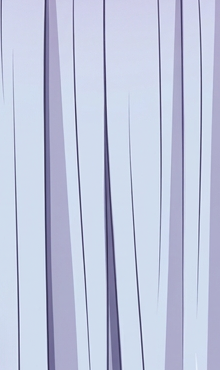
#> input picture docs/qa/t67_71_source_trace_2026-11-05/wip_masked_inpaint_attempt_v2/101_hair_long_back_v2_texture_donor_crop.png, 220 x 370 px, given in place of hair_hood_long@2x.png, which was not available
$ python make_layered_backfill_candidate.py
#> lines starting #> are read from the running program, lines starting #| are printed output that depends on the picture; after the words box and inside, x2 and y2 are one past the last pixel; in counts of white or black regions, pixels touching at a corner belong together
#!/usr/bin/env python3
"""切成前发清洁层 + 手工推断后发补片，均 WIP；不碰生产。"""
from pathlib import Path
import json, math
from PIL import Image, ImageChops, ImageDraw
BASE=Path(__file__).resolve().parent; ROOT=Path(__file__).resolve().parents[4]
SRC=ROOT/'characters/xiaoxun/forms/teen/sprites/hair_hood_long@2x.png'
POLYS=BASE/'manual_artifact_polygons_v2.json'
CLEAN=BASE/'43_layered_clean_front_hair_wip.png'; PATCH=BASE/'44_layered_manual_backfill_wip.png'
REPORT=BASE/'45_layered_backfill_metrics.json'; S=4
BOXES={'left':(51,849,396,1368),'right':(736,849,1081,1368)}

def cubic(P,n=140):
 p0,p1,p2,p3=P; o=[]
 for i in range(n+1):
  t=i/n; u=1-t
  o.append((u**3*p0[0]+3*u*u*t*p1[0]+3*u*t*t*p2[0]+t**3*p3[0],u**3*p0[1]+3*u*u*t*p1[1]+3*u*t*t*p2[1]+t**3*p3[1]))
 return o

def width_at(t,widths):
 a,m,b=widths
 if t<.5: q=t*2; return a*(1-q)+m*q
 q=(t-.5)*2; return m*(1-q)+b*q

def ribbon_polygon(points,widths):
 l=[]; r=[]; n=len(points)
 for i,(x,y) in enumerate(points):
  j0=max(0,i-1); j1=min(n-1,i+1); dx=points[j1][0]-points[j0][0]; dy=points[j1][1]-points[j0][1]
  length=max(math.hypot(dx,dy),1e-6); nx=-dy/length; ny=dx/length; w=width_at(i/(n-1),widths)
  l.append(((x+nx*w/2)*S,(y+ny*w/2)*S)); r.append(((x-nx*w/2)*S,(y-ny*w/2)*S))
 return l+r[::-1]

def offset(points,amt):
 o=[]
 for i,(x,y) in enumerate(points):
  j0=max(0,i-1); j1=min(len(points)-1,i+1); dx=points[j1][0]-points[j0][0]; dy=points[j1][1]-points[j0][1]
  le=max(math.hypot(dx,dy),1e-6); o.append((x-dy/le*amt,y+dx/le*amt))
 return o

def lerp(a,b,t): return tuple(round(x*(1-t)+y*t) for x,y in zip(a,b))

def gradient(size):
 W,H=size; im=Image.new('RGBA',(W*S,H*S)); px=im.load()
 top=(211,199,221,255); mid=(194,194,222,255); bot=(171,190,219,255)
 for y in range(H*S):
  t=y/(H*S-1); c=lerp(top,mid,min(t/.62,1)) if t<.62 else lerp(mid,bot,(t-.62)/.38)
  for x in range(W*S): px[x,y]=c
 return im

def strand(canvas,grad,curve,widths,hi,shadow):
 pts=cubic(curve); poly=ribbon_polygon(pts,widths)
 mask=Image.new('L',canvas.size,0); ImageDraw.Draw(mask).polygon(poly,fill=255)
 canvas.alpha_composite(Image.composite(grad,Image.new('RGBA',canvas.size,(0,0,0,0)),mask))
 d=ImageDraw.Draw(canvas); mid=widths[1]
 # Hairline accents are low-contrast and follow curved flow; no black outlines are invented.
 h=offset(pts,-mid*.10); sh=offset(pts,mid*.27)
 d.line([(x*S,y*S) for x,y in h],fill=hi,width=max(S,int(mid*.09*S)),joint='curve')
 d.line([(x*S,y*S) for x,y in sh],fill=shadow,width=max(S,int(mid*.045*S)),joint='curve')

source=Image.open(SRC).convert('RGBA'); pdoc=json.loads(POLYS.read_text(encoding='utf-8'))
#> (reads docs/qa/t67_71_source_trace_2026-11-05/wip_masked_inpaint_attempt_v2/manual_artifact_polygons_v2.json from the repository)
clean=source.copy(); patch_full=Image.new('RGBA',source.size,(0,0,0,0)); region_full=Image.new('L',source.size,0)
#> after `patch_full = Image.new('RGBA', source.size, (0, 0, 0, 0))`: patch_full: PIL image 220x370 RGBA; every value is 0
#> after `region_full = Image.new('L', source.size, 0)`: region_full: PIL image 220x370 L; every value is 0
curves={
 'left':[
  ([(165,247),(188,287),(205,338),(177,449)],(8,76,2),(240,235,247,235),(142,144,176,205)),
  ([(145,265),(145,330),(119,396),(91,445)],(5,38,1),(236,232,247,225),(148,147,179,195)),
  ([(234,282),(229,343),(251,399),(260,446)],(4,39,1),(242,238,250,220),(151,148,181,190)),
 ],
 'right':[
  ([(180,247),(157,287),(140,338),(168,449)],(8,76,2),(240,235,247,235),(142,144,176,205)),
  ([(200,265),(200,330),(226,396),(254,445)],(5,38,1),(236,232,247,225),(148,147,179,195)),
  ([(111,282),(116,343),(94,399),(85,446)],(4,39,1),(242,238,250,220),(151,148,181,190)),
 ]
}
alpha_removed=0; patch_px=0; roi_px=0
for side,box in BOXES.items():
 x0,y0,x1,y1=box; size=(x1-x0,y1-y0)
 if size!=(345,519): raise SystemExit(f'crop mapping changed {side}: {size}')
 hi=Image.new('L',(size[0]*S,size[1]*S),0); md=ImageDraw.Draw(hi)
 for poly in pdoc['polygons'][side]: md.polygon([(x*S,y*S) for x,y in poly],fill=255)
 roi=hi.resize(size,Image.Resampling.LANCZOS)
 base=source.crop(box); cleared=base.copy(); cleared.putalpha(ImageChops.multiply(base.getchannel('A'),ImageChops.invert(roi)))
 clean.paste(Image.composite(cleared,base,roi),(x0,y0))
 grad=gradient(size); work=Image.new('RGBA',(size[0]*S,size[1]*S),(0,0,0,0))
 for curve,widths,hi_color,sh_color in curves[side]: strand(work,grad,curve,widths,hi_color,sh_color)
 patch=work.resize(size,Image.Resampling.LANCZOS); patch.putalpha(ImageChops.multiply(patch.getchannel('A'),roi))
 patch_full.alpha_composite(patch,(x0,y0)); region_full.paste(roi,(x0,y0))
 alpha_removed += sum(a!=b for a,b in zip(base.getchannel('A').tobytes(),cleared.getchannel('A').tobytes()))
 patch_px += sum(v>24 for v in patch.getchannel('A').tobytes()); roi_px += sum(v>0 for v in roi.tobytes())
#> this loop made 2 passes
#> (alpha_removed, patch_px, roi_px) on passes 1 to 2: (0, 12170, 22545), (0, 23832, 47311)
#> pass 1, `roi=hi.resize(size,Image.Resampling.LANCZOS)`:
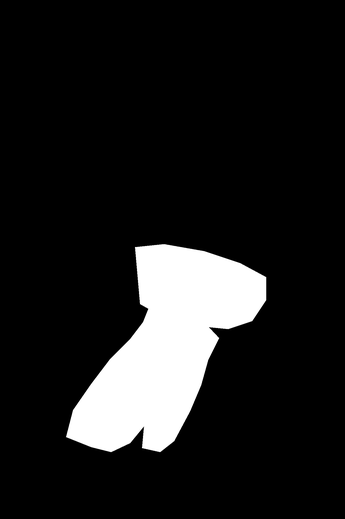
#> roi: PIL image 345x519 L; min 0, max 255, mean 30.4
#> after the loop:
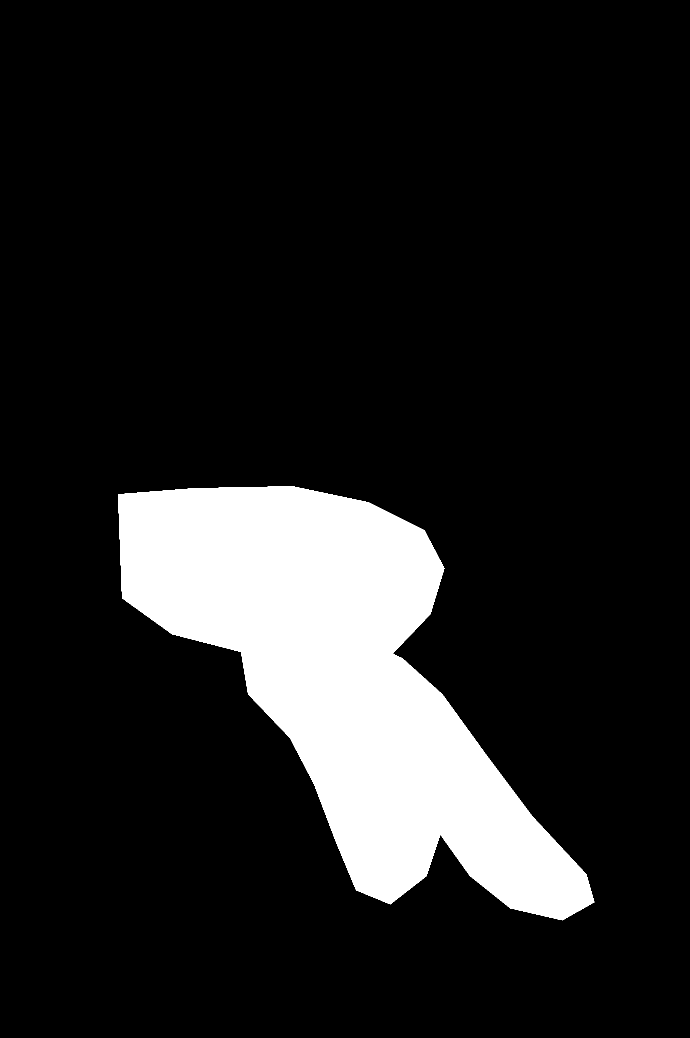
#> hi: PIL image 1380x2076 L (shown at 1/2 size); 13.1% white; 1 white region, box (x1, y1, x2, y2) and area: (236, 972, 1189, 1841) 375697
#> after the loop:
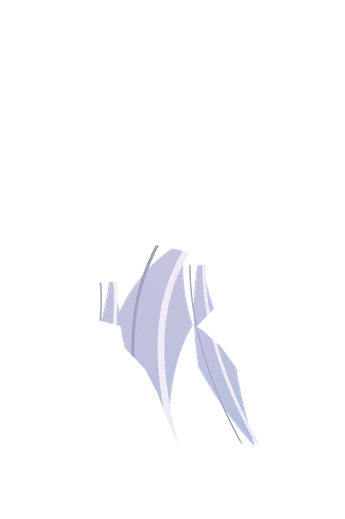
#> patch: PIL image 345x519 RGBA; mean R, G, B, A 20.8, 21, 23.9, 15.4; transparent parts drawn white
#> after the loop:
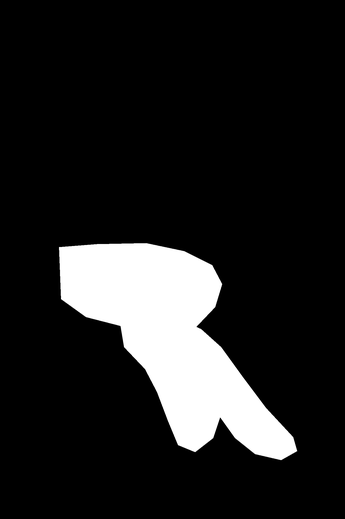
#> roi: PIL image 345x519 L; min 0, max 255, mean 33.4
#> after the loop:
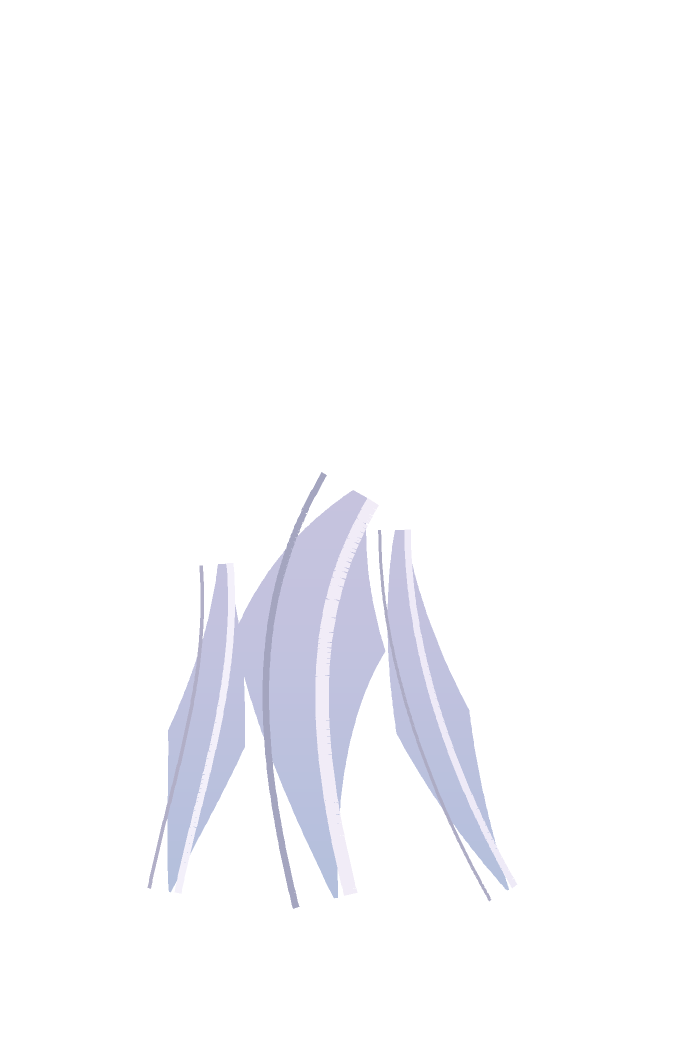
#> work: PIL image 1380x2076 RGBA (shown at 1/2 size); mean R, G, B, A 18, 18.2, 20.6, 22.9; transparent parts drawn white
#> after the loop, alpha_removed = 0; patch_px = 23832; roi_px = 47311
# Clean front layer changes only within visible artifact polygons.
diff=ImageChops.difference(source,clean); allowed=region_full.point(lambda v:255 if v>0 else 0)
out=ImageChops.multiply(ImageChops.invert(allowed),ImageChops.lighter(ImageChops.lighter(diff.getchannel('R'),diff.getchannel('G')),ImageChops.lighter(diff.getchannel('B'),diff.getchannel('A'))))
if out.getbbox(): raise SystemExit(f'clean front changed outside ROI: {out.getbbox()}')
clean.save(CLEAN)
# Write the patch image and exact front edit after all checks.
patch_full.save(PATCH)
cb=source.tobytes(); fb=clean.tobytes()
report={'task':'T67.71','status':'split-layer manual reconstruction WIP; not source recovery or production','clean_front':str(CLEAN.relative_to(ROOT)),'backfill_patch':str(PATCH.relative_to(ROOT)),
 'mask':'manual_artifact_polygons_v2 visible cuff/hand ROI only; it includes some neighboring hair and does not define target hair geometry',
 'layer_hypothesis':'clean front retains existing layer 258 and alpha-clears foreign limb pixels; backfill patch will be tested behind arms at layer 135',
 'clean_alpha_pixels_removed':alpha_removed,'backfill_alpha_pixels_gt24':patch_px,'roi_pixels':roi_px,
 'front_outside_roi_byte_identity':'asserted exact','negative_space':'patch contains separated curved ribbons with transparent gaps; no whole-canvas fill',
 'geometry':'manual curves use adjacent visible flow as style/anchor; hidden paths, internal overlaps, and mirrored L/R correspondence are inference',
 'production_changes':False,'curves_local_345x519':{s:[{'curve':c[0],'widths':c[1]} for c in curves[s]] for s in curves},
 'next_gate':'review isolated patch and C-composited frames before any further work; reject if transitions show gaps, blobs, or style mismatch'}
REPORT.write_text(json.dumps(report,ensure_ascii=False,indent=2)+'\n',encoding='utf-8')
print(json.dumps({k:report[k] for k in ('status','clean_alpha_pixels_removed','backfill_alpha_pixels_gt24','roi_pixels','front_outside_roi_byte_identity')},ensure_ascii=False,indent=2))
#| {
#|   "status": "split-layer manual reconstruction WIP; not source recovery or production",
#|   "clean_alpha_pixels_removed": 0,
#|   "backfill_alpha_pixels_gt24": 23832,
#|   "roi_pixels": 47311,
#|   "front_outside_roi_byte_identity": "asserted exact"
#| }
